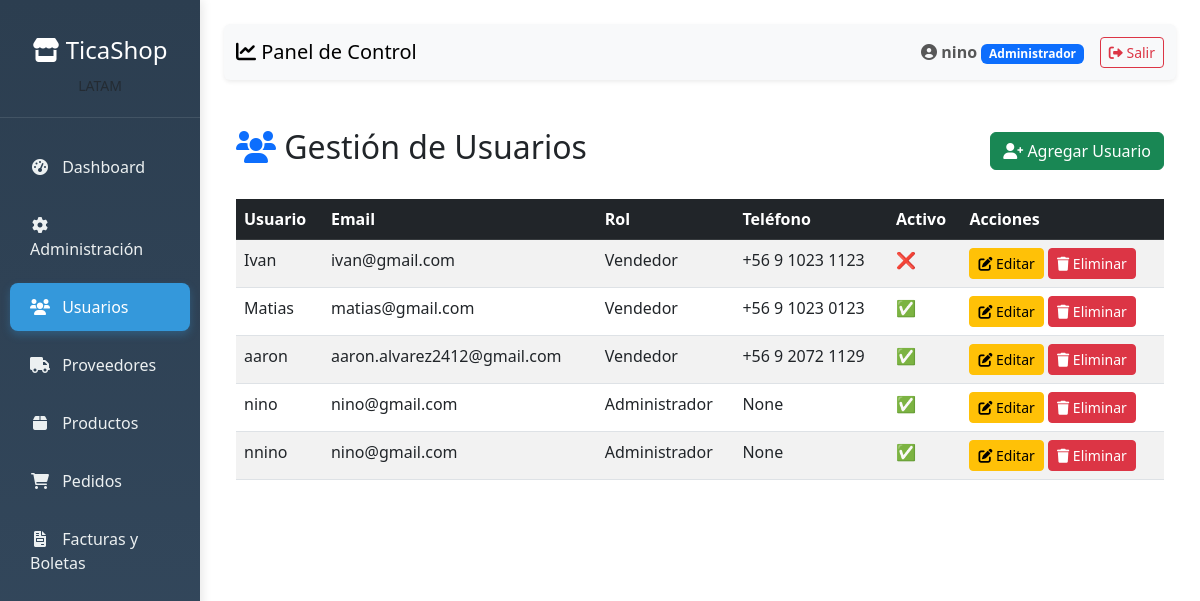
Screenshot of /usuarios/usuarios/ (signed in) with the database file from the repository.
### apps/usuarios/models.py (models this page shows, shortened)
class Usuario(AbstractUser):
    ROLES = (
        ('Administrador', 'Administrador'),
        ('Vendedor', 'Vendedor'),
        ('Tesoreria', 'Tesorería'),
        ('Cliente', 'Cliente'),
    )
    rol = models.CharField(max_length=13, choices=ROLES, default='Cliente')
    telefono = models.CharField(max_length=20, blank=True, null=True)
    activo = models.BooleanField(default=True)
    fecha_actualizacion = models.DateTimeField(auto_now=True)
    class Meta:
        db_table = 'usuarios'
        verbose_name = 'Usuario'
        verbose_name_plural = 'Usuarios'

### apps/usuarios/views.py (the view)
# urls.py: path('usuarios/', views.listar_usuarios, name='listar_usuarios'),
@user_passes_test(es_administrador)
def listar_usuarios(request):
    usuarios = Usuario.objects.all().order_by('username')
    return render(request, 'usuarios/listar_usuarios.html', {'usuarios': usuarios})

### apps/usuarios/views.py (called while the page is built)
def es_administrador(user):
    return user.is_authenticated and user.rol == 'Administrador'

### templates/usuarios/listar_usuarios.html (shortened to what this page needs)
{% extends 'dashboard/base_dashboard.html' %}
{% block content %}
<div class="container mt-5">
    <div class="d-flex justify-content-between align-items-center mb-4">
        <h2><i class="fas fa-users text-primary"></i> Gestión de Usuarios</h2>
        <a href="{% url 'crear_usuario' %}" class="btn btn-success">
            <i class="fas fa-user-plus"></i> Agregar Usuario
        </a>
    </div>
    <table class="table table-striped table-hover">
        <thead class="table-dark">
            <tr>
                <th>Usuario</th>
                <th>Email</th>
                <th>Rol</th>
                <th>Teléfono</th>
                <th>Activo</th>
                <th>Acciones</th>
            </tr>
        </thead>
        <tbody>
            {% for usuario in usuarios %}
            <tr>
                <td>{{ usuario.username }}</td>
                <td>{{ usuario.email }}</td>
                <td>{{ usuario.rol }}</td>
                <td>{{ usuario.telefono }}</td>
                <td>
                    {% if usuario.is_active %}
                        ✅
                    {% else %}
                        ❌
                    {% endif %}
                </td>
                <td>
                    <a href="{% url 'editar_usuario' usuario.id %}" class="btn btn-warning btn-sm">
                        <i class="fas fa-edit"></i> Editar
                    </a>
                    <a href="{% url 'eliminar_usuario' usuario.id %}" class="btn btn-danger btn-sm" onclick="return confirm('¿Seguro que deseas eliminar este usuario?');">
                        <i class="fas fa-trash"></i> Eliminar
                    </a>
                </td>
            </tr>
            {% empty %}
            <tr>
                <td colspan="6" class="text-center text-muted">No hay usuarios registrados.</td>
            </tr>
            {% endfor %}
        </tbody>
    </table>
</div>
{% endblock %}

### templates/dashboard/base_dashboard.html (shortened to what this page needs)
<!DOCTYPE html>
<html lang="es">
<head>
    <link href="https://cdn.jsdelivr.net/npm/bootstrap@5.3.0/dist/css/bootstrap.min.css" rel="stylesheet">
    <link rel="stylesheet" href="https://cdnjs.cloudflare.com/ajax/libs/font-awesome/6.0.0/css/all.min.css">
</head>
<body>
    <div class="container-fluid">
        <div class="row">
            <div class="col-md-3 col-lg-2 sidebar d-md-block p-0">
                <div class="position-sticky pt-3">
                    <div class="text-center text-white logo-section">
                        <h4><i class="fas fa-store"></i> TicaShop</h4>
                        <small class="text-muted">LATAM</small>
                    </div>
                    <ul class="nav flex-column">
                        <li class="nav-item">
                            <a class="nav-link {% if request.resolver_match.url_name == 'dashboard' %}active{% endif %}"
                                href="{% url 'dashboard' %}">
                                <i class="fas fa-tachometer-alt"></i> Dashboard
                            </a>
                        </li>
                        {% if request.user.rol == 'Administrador' %}
                        <li class="nav-item">
                            <a class="nav-link" href="/admin/">
                                <i class="fas fa-cog"></i> Administración
                            </a>
                        </li>
                        <li class="nav-item">
                            <a class="nav-link {% if request.resolver_match.url_name == 'listar_usuarios' %}active{% endif %}"
                                href="{% url 'listar_usuarios' %}">
                                <i class="fas fa-users"></i> Usuarios
                            </a>
                        </li>
                        <li class="nav-item">
                            <a class="nav-link {% if request.resolver_match.url_name == 'listar_proveedores' %}active{% endif %}"
                                href="{% url 'listar_proveedores' %}">
                                <i class="fas fa-truck"></i> Proveedores
                            </a>
                        </li>
                        {% endif %}
                        {% if request.user.rol == 'Administrador' or request.user.rol == 'Vendedor' %}
                        <li class="nav-item">
                            <a class="nav-link {% if request.resolver_match.url_name == 'listar_productos' %}active{% endif %}"
                                href="{% url 'listar_productos' %}">
                                <i class="fas fa-box"></i> Productos
                            </a>
                        </li>
                        <li class="nav-item">
                            <a class="nav-link {% if request.resolver_match.url_name == 'listar_pedidos' %}active{% endif %}"
                                href="{% url 'listar_pedidos' %}">
                                <i class="fas fa-shopping-cart"></i> Pedidos
                            </a>
                        </li>
                        {% endif %}
                        <li class="nav-item">
                            <a class="nav-link {% if request.resolver_match.url_name == 'listar_documentos' %}active{% endif %}"
                                href="{% url 'listar_documentos' %}">
                                <i class="fas fa-file-invoice"></i> Facturas y Boletas
                            </a>
                        </li>
                    </ul>
                </div>
            </div>
            <div class="col-md-9 col-lg-10 ml-sm-auto px-4 py-4">
                <nav class="navbar navbar-expand-lg navbar-light bg-light mb-4 shadow-sm rounded">
                    <div class="container-fluid">
                        <span class="navbar-brand mb-0 h1">
                            <i class="fas fa-chart-line"></i> Panel de Control
                        </span>
                        <div class="navbar-nav ms-auto align-items-center">
                            <span class="navbar-text me-3">
                                <i class="fas fa-user-circle"></i>
                                <strong>{{ request.user.get_full_name|default:request.user.username }}</strong>
                                <span class="badge bg-primary">{{ request.user.rol }}</span>
                            </span>
                            <a class="btn btn-outline-danger btn-sm" href="{% url 'logout' %}">
                                <i class="fas fa-sign-out-alt"></i> Salir
                            </a>
                        </div>
                    </div>
                </nav>
                {% block content %}
                {% endblock %}
            </div>
        </div>
    </div>
</body>
</html>

### templates/dashboard/base_dashboard.html (style rules this page uses)
body { font-family: 'Segoe UI', Tahoma, Geneva, Verdana, sans-serif; }
.sidebar { min-height: 100vh; background: linear-gradient(180deg, #2c3e50 0%, #34495e 100%); box-shadow: 2px 0 10px rgba(0,0,0,0.1); }
.sidebar .nav-link { color: #ecf0f1; padding: 12px 20px; margin: 5px 10px; border-radius: 8px; transition: all 0.3s ease; }
.sidebar .nav-link.active { background: #3498db; color: white; box-shadow: 0 4px 8px rgba(52, 152, 219, 0.3); }
.sidebar .nav-link i { width: 20px; text-align: center; margin-right: 8px; }
.logo-section { padding: 20px; border-bottom: 1px solid rgba(255,255,255,0.1); margin-bottom: 20px; }

### rows the page displays
Usuario: user.get_full_name "nino", user.rol "Administrador", username "nino", email "nino@gmail.com", rol "Administrador", telefono "None"
Usuario: username "Ivan", email "ivan@gmail.com", rol "Vendedor", telefono "+56 9 1023 1123"
Usuario: username "Matias", email "matias@gmail.com", rol "Vendedor", telefono "+56 9 1023 0123"
Usuario: username "aaron", email "aaron.alvarez2412@gmail.com", rol "Vendedor", telefono "+56 9 2072 1129"
Usuario: username "nnino", email "nino@gmail.com", rol "Administrador", telefono "None"
